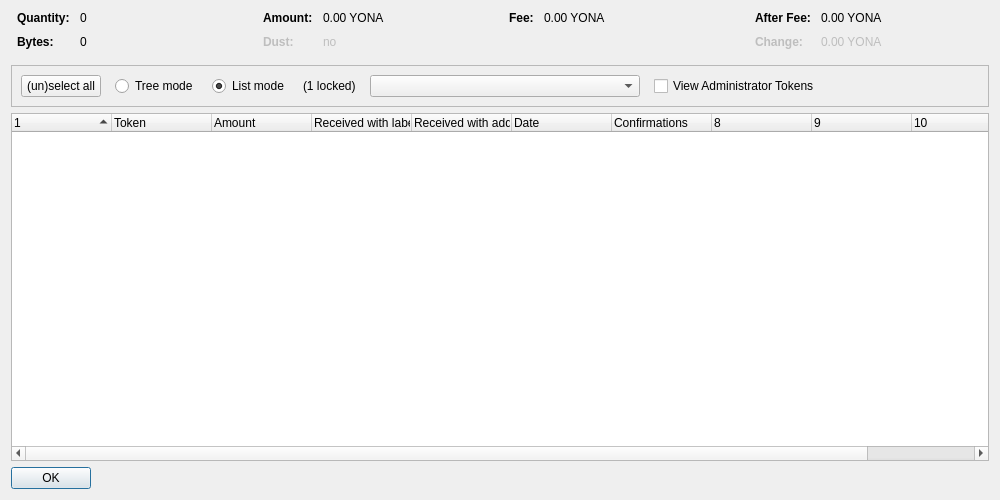
<?xml version="1.0" encoding="UTF-8"?>
<ui version="4.0">
 <class>TokenControlDialog</class>
 <widget class="QDialog" name="TokenControlDialog">
  <property name="geometry">
   <rect>
    <x>0</x>
    <y>0</y>
    <width>1000</width>
    <height>500</height>
   </rect>
  </property>
  <property name="windowTitle">
   <string>Token Selection</string>
  </property>
  <layout class="QVBoxLayout" name="verticalLayout">
   <item>
    <layout class="QHBoxLayout" name="horizontalLayoutTop" stretch="0,0,0,0">
     <property name="topMargin">
      <number>0</number>
     </property>
     <property name="bottomMargin">
      <number>10</number>
     </property>
     <item>
      <layout class="QFormLayout" name="formLayoutTokenControl1">
       <property name="horizontalSpacing">
        <number>10</number>
       </property>
       <property name="verticalSpacing">
        <number>10</number>
       </property>
       <property name="leftMargin">
        <number>6</number>
       </property>
       <property name="rightMargin">
        <number>6</number>
       </property>
       <item row="0" column="0">
        <widget class="QLabel" name="labelTokenControlQuantityText">
         <property name="font">
          <font>
           <weight>75</weight>
           <bold>true</bold>
          </font>
         </property>
         <property name="text">
          <string>Quantity:</string>
         </property>
        </widget>
       </item>
       <item row="0" column="1">
        <widget class="QLabel" name="labelTokenControlQuantity">
         <property name="cursor">
          <cursorShape>IBeamCursor</cursorShape>
         </property>
         <property name="contextMenuPolicy">
          <enum>Qt::ActionsContextMenu</enum>
         </property>
         <property name="text">
          <string notr="true">0</string>
         </property>
         <property name="textInteractionFlags">
          <set>Qt::LinksAccessibleByMouse|Qt::TextSelectableByKeyboard|Qt::TextSelectableByMouse</set>
         </property>
        </widget>
       </item>
       <item row="1" column="0">
        <widget class="QLabel" name="labelTokenControlBytesText">
         <property name="font">
          <font>
           <weight>75</weight>
           <bold>true</bold>
          </font>
         </property>
         <property name="text">
          <string>Bytes:</string>
         </property>
        </widget>
       </item>
       <item row="1" column="1">
        <widget class="QLabel" name="labelTokenControlBytes">
         <property name="cursor">
          <cursorShape>IBeamCursor</cursorShape>
         </property>
         <property name="contextMenuPolicy">
          <enum>Qt::ActionsContextMenu</enum>
         </property>
         <property name="text">
          <string notr="true">0</string>
         </property>
         <property name="textInteractionFlags">
          <set>Qt::LinksAccessibleByMouse|Qt::TextSelectableByKeyboard|Qt::TextSelectableByMouse</set>
         </property>
        </widget>
       </item>
      </layout>
     </item>
     <item>
      <layout class="QFormLayout" name="formLayoutTokenControl2">
       <property name="horizontalSpacing">
        <number>10</number>
       </property>
       <property name="verticalSpacing">
        <number>10</number>
       </property>
       <property name="leftMargin">
        <number>6</number>
       </property>
       <property name="rightMargin">
        <number>6</number>
       </property>
       <item row="0" column="0">
        <widget class="QLabel" name="labelTokenControlAmountText">
         <property name="font">
          <font>
           <weight>75</weight>
           <bold>true</bold>
          </font>
         </property>
         <property name="text">
          <string>Amount:</string>
         </property>
        </widget>
       </item>
       <item row="0" column="1">
        <widget class="QLabel" name="labelTokenControlAmount">
         <property name="cursor">
          <cursorShape>IBeamCursor</cursorShape>
         </property>
         <property name="contextMenuPolicy">
          <enum>Qt::ActionsContextMenu</enum>
         </property>
         <property name="text">
          <string notr="true">0.00 YONA</string>
         </property>
         <property name="textInteractionFlags">
          <set>Qt::LinksAccessibleByMouse|Qt::TextSelectableByKeyboard|Qt::TextSelectableByMouse</set>
         </property>
        </widget>
       </item>
       <item row="1" column="0">
        <widget class="QLabel" name="labelTokenControlLowOutputText">
         <property name="enabled">
          <bool>false</bool>
         </property>
         <property name="font">
          <font>
           <weight>75</weight>
           <bold>true</bold>
          </font>
         </property>
         <property name="text">
          <string>Dust:</string>
         </property>
        </widget>
       </item>
       <item row="1" column="1">
        <widget class="QLabel" name="labelTokenControlLowOutput">
         <property name="enabled">
          <bool>false</bool>
         </property>
         <property name="cursor">
          <cursorShape>IBeamCursor</cursorShape>
         </property>
         <property name="contextMenuPolicy">
          <enum>Qt::ActionsContextMenu</enum>
         </property>
         <property name="text">
          <string notr="true">no</string>
         </property>
         <property name="textInteractionFlags">
          <set>Qt::LinksAccessibleByMouse|Qt::TextSelectableByKeyboard|Qt::TextSelectableByMouse</set>
         </property>
        </widget>
       </item>
      </layout>
     </item>
     <item>
      <layout class="QFormLayout" name="formLayoutTokenControl3">
       <property name="horizontalSpacing">
        <number>10</number>
       </property>
       <property name="verticalSpacing">
        <number>10</number>
       </property>
       <property name="leftMargin">
        <number>6</number>
       </property>
       <property name="rightMargin">
        <number>6</number>
       </property>
       <item row="0" column="0">
        <widget class="QLabel" name="labelTokenControlFeeText">
         <property name="font">
          <font>
           <weight>75</weight>
           <bold>true</bold>
          </font>
         </property>
         <property name="text">
          <string>Fee:</string>
         </property>
        </widget>
       </item>
       <item row="0" column="1">
        <widget class="QLabel" name="labelTokenControlFee">
         <property name="cursor">
          <cursorShape>IBeamCursor</cursorShape>
         </property>
         <property name="contextMenuPolicy">
          <enum>Qt::ActionsContextMenu</enum>
         </property>
         <property name="text">
          <string notr="true">0.00 YONA</string>
         </property>
         <property name="textInteractionFlags">
          <set>Qt::LinksAccessibleByMouse|Qt::TextSelectableByKeyboard|Qt::TextSelectableByMouse</set>
         </property>
        </widget>
       </item>
      </layout>
     </item>
     <item>
      <layout class="QFormLayout" name="formLayoutTokenControl4">
       <property name="horizontalSpacing">
        <number>10</number>
       </property>
       <property name="verticalSpacing">
        <number>10</number>
       </property>
       <property name="leftMargin">
        <number>6</number>
       </property>
       <property name="rightMargin">
        <number>6</number>
       </property>
       <item row="0" column="0">
        <widget class="QLabel" name="labelTokenControlAfterFeeText">
         <property name="font">
          <font>
           <weight>75</weight>
           <bold>true</bold>
          </font>
         </property>
         <property name="text">
          <string>After Fee:</string>
         </property>
        </widget>
       </item>
       <item row="0" column="1">
        <widget class="QLabel" name="labelTokenControlAfterFee">
         <property name="cursor">
          <cursorShape>IBeamCursor</cursorShape>
         </property>
         <property name="contextMenuPolicy">
          <enum>Qt::ActionsContextMenu</enum>
         </property>
         <property name="text">
          <string notr="true">0.00 YONA</string>
         </property>
         <property name="textInteractionFlags">
          <set>Qt::LinksAccessibleByMouse|Qt::TextSelectableByKeyboard|Qt::TextSelectableByMouse</set>
         </property>
        </widget>
       </item>
       <item row="1" column="0">
        <widget class="QLabel" name="labelTokenControlChangeText">
         <property name="enabled">
          <bool>false</bool>
         </property>
         <property name="font">
          <font>
           <weight>75</weight>
           <bold>true</bold>
          </font>
         </property>
         <property name="text">
          <string>Change:</string>
         </property>
        </widget>
       </item>
       <item row="1" column="1">
        <widget class="QLabel" name="labelTokenControlChange">
         <property name="enabled">
          <bool>false</bool>
         </property>
         <property name="cursor">
          <cursorShape>IBeamCursor</cursorShape>
         </property>
         <property name="contextMenuPolicy">
          <enum>Qt::ActionsContextMenu</enum>
         </property>
         <property name="text">
          <string notr="true">0.00 YONA</string>
         </property>
         <property name="textInteractionFlags">
          <set>Qt::LinksAccessibleByMouse|Qt::TextSelectableByKeyboard|Qt::TextSelectableByMouse</set>
         </property>
        </widget>
       </item>
      </layout>
     </item>
    </layout>
   </item>
   <item>
    <widget class="QFrame" name="frame">
     <property name="minimumSize">
      <size>
       <width>0</width>
       <height>40</height>
      </size>
     </property>
     <property name="frameShape">
      <enum>QFrame::StyledPanel</enum>
     </property>
     <property name="frameShadow">
      <enum>QFrame::Sunken</enum>
     </property>
     <layout class="QHBoxLayout" name="horizontalLayout">
      <item>
       <layout class="QHBoxLayout" name="horizontalLayoutPanel" stretch="0,0,0,0,0,0,0">
        <property name="spacing">
         <number>14</number>
        </property>
        <item>
         <widget class="QPushButton" name="pushButtonSelectAll">
          <property name="sizePolicy">
           <sizepolicy hsizetype="Maximum" vsizetype="Fixed">
            <horstretch>0</horstretch>
            <verstretch>0</verstretch>
           </sizepolicy>
          </property>
          <property name="text">
           <string>(un)select all</string>
          </property>
          <property name="autoDefault">
           <bool>false</bool>
          </property>
         </widget>
        </item>
        <item>
         <widget class="QRadioButton" name="radioTreeMode">
          <property name="sizePolicy">
           <sizepolicy hsizetype="Maximum" vsizetype="Fixed">
            <horstretch>0</horstretch>
            <verstretch>0</verstretch>
           </sizepolicy>
          </property>
          <property name="text">
           <string>Tree mode</string>
          </property>
         </widget>
        </item>
        <item>
         <widget class="QRadioButton" name="radioListMode">
          <property name="sizePolicy">
           <sizepolicy hsizetype="Maximum" vsizetype="Fixed">
            <horstretch>0</horstretch>
            <verstretch>0</verstretch>
           </sizepolicy>
          </property>
          <property name="text">
           <string>List mode</string>
          </property>
          <property name="checked">
           <bool>true</bool>
          </property>
         </widget>
        </item>
        <item>
         <widget class="QLabel" name="labelLocked">
          <property name="text">
           <string notr="true">(1 locked)</string>
          </property>
         </widget>
        </item>
        <item>
         <widget class="QComboBox" name="tokenList">
          <property name="minimumContentsLength">
           <number>30</number>
          </property>
         </widget>
        </item>
        <item>
         <widget class="QCheckBox" name="viewAdministrator">
          <property name="toolTip">
           <string>View tokens that you have the ownership token for</string>
          </property>
          <property name="text">
           <string>View Administrator Tokens</string>
          </property>
         </widget>
        </item>
        <item>
         <spacer name="horizontalSpacer">
          <property name="orientation">
           <enum>Qt::Horizontal</enum>
          </property>
          <property name="sizeHint" stdset="0">
           <size>
            <width>40</width>
            <height>20</height>
           </size>
          </property>
         </spacer>
        </item>
       </layout>
      </item>
     </layout>
    </widget>
   </item>
   <item>
    <widget class="TokenControlTreeWidget" name="treeWidget">
     <property name="contextMenuPolicy">
      <enum>Qt::CustomContextMenu</enum>
     </property>
     <property name="sortingEnabled">
      <bool>false</bool>
     </property>
     <property name="columnCount">
      <number>11</number>
     </property>
     <attribute name="headerShowSortIndicator" stdset="0">
      <bool>true</bool>
     </attribute>
     <attribute name="headerStretchLastSection">
      <bool>false</bool>
     </attribute>
     <column>
      <property name="text">
       <string/>
      </property>
     </column>
     <column>
      <property name="text">
       <string>Token</string>
      </property>
     </column>
     <column>
      <property name="text">
       <string>Amount</string>
      </property>
     </column>
     <column>
      <property name="text">
       <string>Received with label</string>
      </property>
     </column>
     <column>
      <property name="text">
       <string>Received with address</string>
      </property>
     </column>
     <column>
      <property name="text">
       <string>Date</string>
      </property>
     </column>
     <column>
      <property name="text">
       <string>Confirmations</string>
      </property>
      <property name="toolTip">
       <string>Confirmed</string>
      </property>
     </column>
     <column>
      <property name="text">
       <string/>
      </property>
     </column>
     <column>
      <property name="text">
       <string/>
      </property>
     </column>
     <column>
      <property name="text">
       <string/>
      </property>
     </column>
     <column>
      <property name="text">
       <string/>
      </property>
     </column>
    </widget>
   </item>
   <item>
    <widget class="QDialogButtonBox" name="buttonBox">
     <property name="sizePolicy">
      <sizepolicy hsizetype="Maximum" vsizetype="Fixed">
       <horstretch>0</horstretch>
       <verstretch>0</verstretch>
      </sizepolicy>
     </property>
     <property name="orientation">
      <enum>Qt::Horizontal</enum>
     </property>
     <property name="standardButtons">
      <set>QDialogButtonBox::Ok</set>
     </property>
    </widget>
   </item>
  </layout>
 </widget>
 <customwidgets>
  <customwidget>
   <class>TokenControlTreeWidget</class>
   <extends>QTreeWidget</extends>
   <header location="global">tokencontroltreewidget.h</header>
  </customwidget>
 </customwidgets>
 <resources/>
 <connections/>
</ui>
